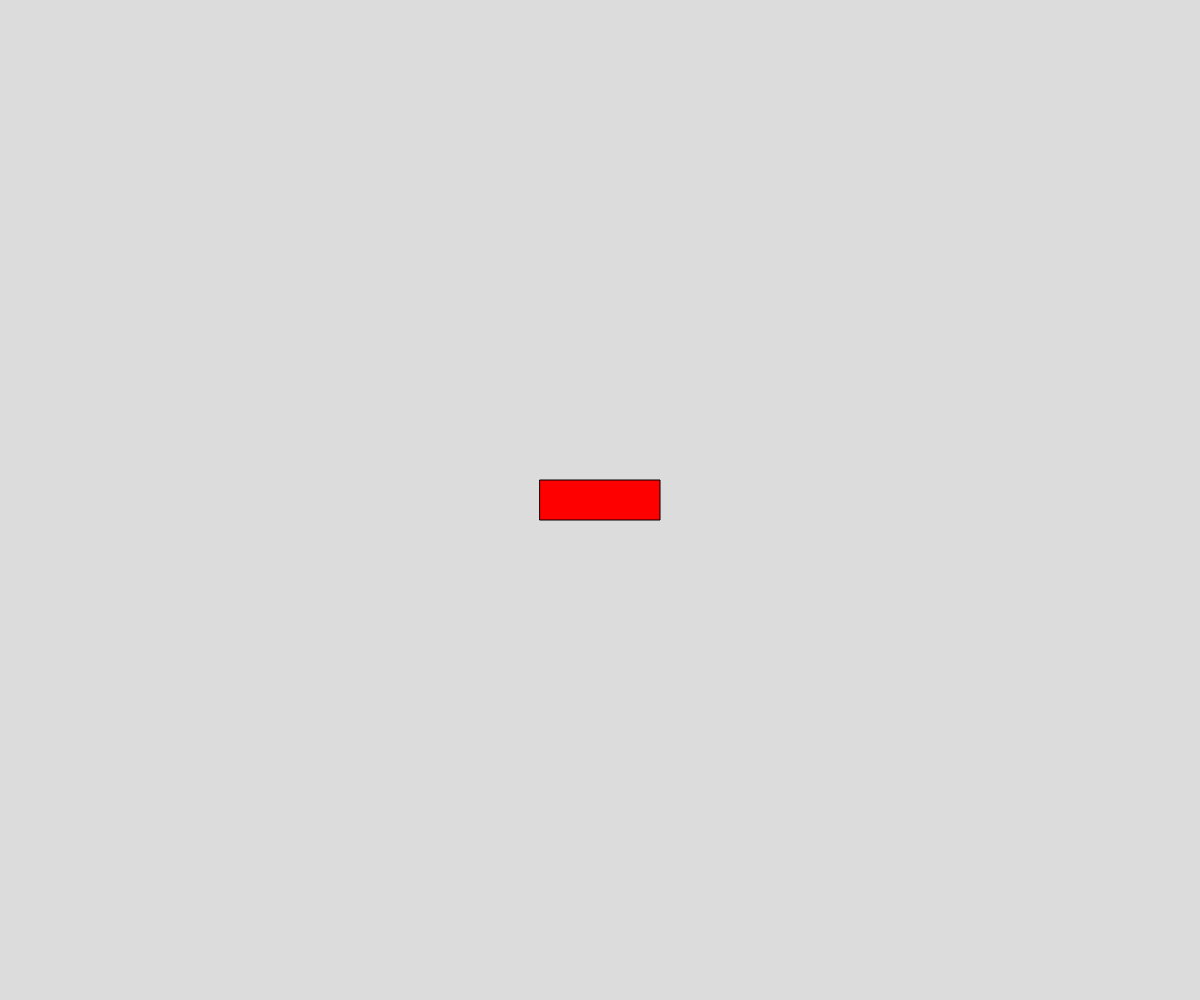
Frame 1 (no input)
Frame 60 (no input): identical to frame 1, image omitted
Frame 120 (the mouse pressed at the canvas centre since frame 60): blank canvas, image omitted

The p5.js sketch that drew this single still picture (run headless with seeded random() and noise() and a simulated clock; from frame 60 on, the mouse is pressed at the canvas centre):

// p5.js sketch
// ── sketch.js
// Project Title
// Your Name
// Date
//
// Extra for Experts:
// - describe what you did to take this project "above and beyond"

// State variable for the button
let buttonPressed = false;

// Button object to store all of the button variable together
let myButton = {x: 0, y: 0, w: 0, h: 0, color: ""}

function setup() {
  createCanvas(windowWidth, windowHeight);
  
  //Set the initial properties of myButton
  //subtract 1/2 the w and h from x and y to get true center
  myButton.w = 120;
  myButton.h = 40;
  myButton.x = width/2 - myButton.w/2;
  myButton.y = height/2 - myButton.h/2;
  myButton.color = "red";
}

function draw() {
  background(220);

  if (buttonPressed===false) {
    //Calls the myButton function in the draw loop
    drawButton();
  }
}

//build in p5js funciton for mouse reactions
function mousePressed() {

  //Checks if the mouse is within the x coordinates of the button
  if (mouseX > myButton.x && mouseX < (myButton.x + myButton.w)) {
    buttonPressed = true;
    //Switch "true" out for a similar condition that checks y coordinates
    if(mouseY > myButton.y && mouseY < (myButton.y + myButton.h)) {
      buttonPressed = true;
    }
    
  }else{
buttonPressed=false;

  }

}


//custom function that draws the button when called
function drawButton() {
  fill(myButton.color);
  rect(myButton.x, myButton.y, myButton.w, myButton.h);
}
